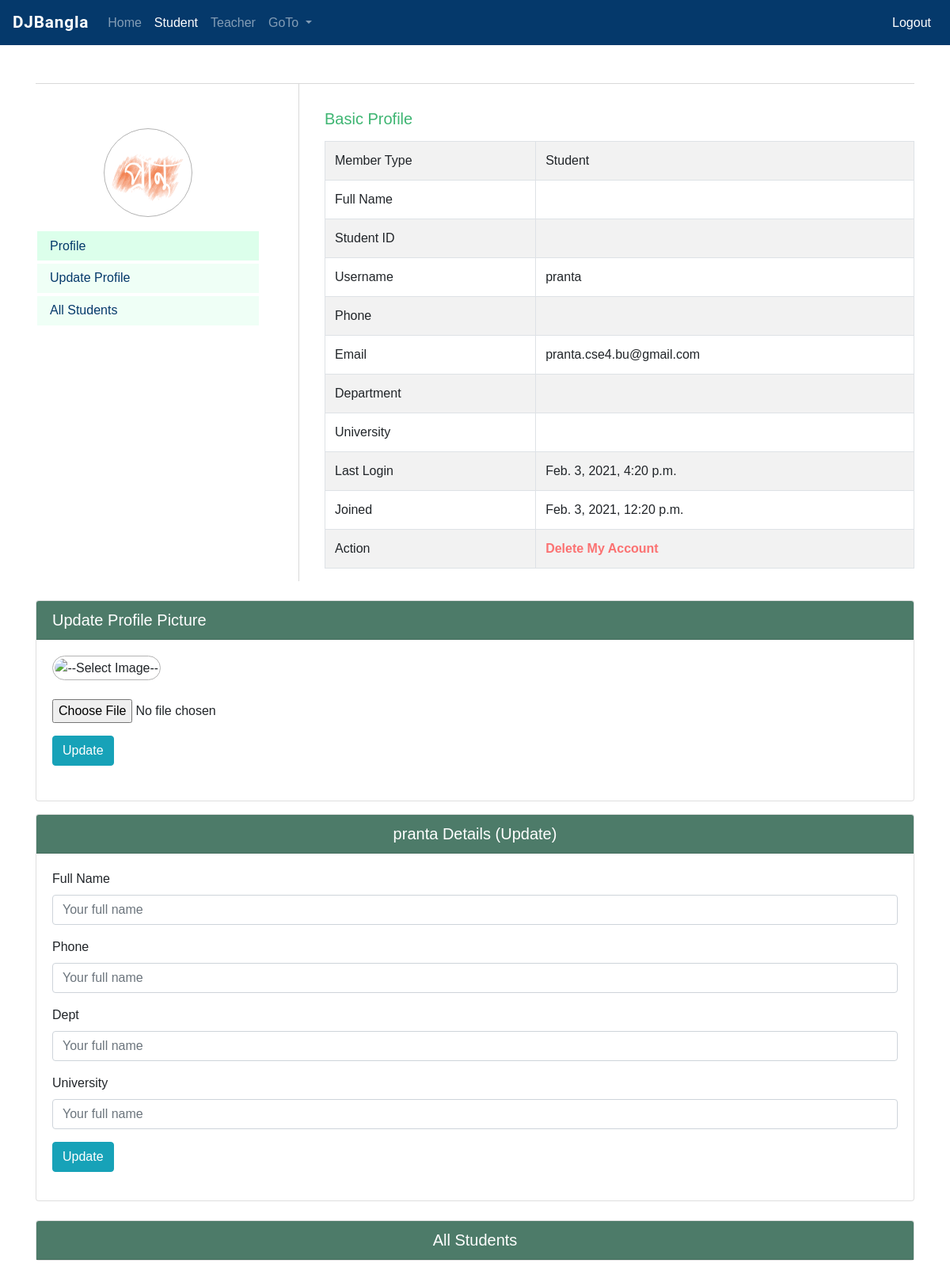
The page /multiauth/student/ (signed in) on the database as committed earlier.
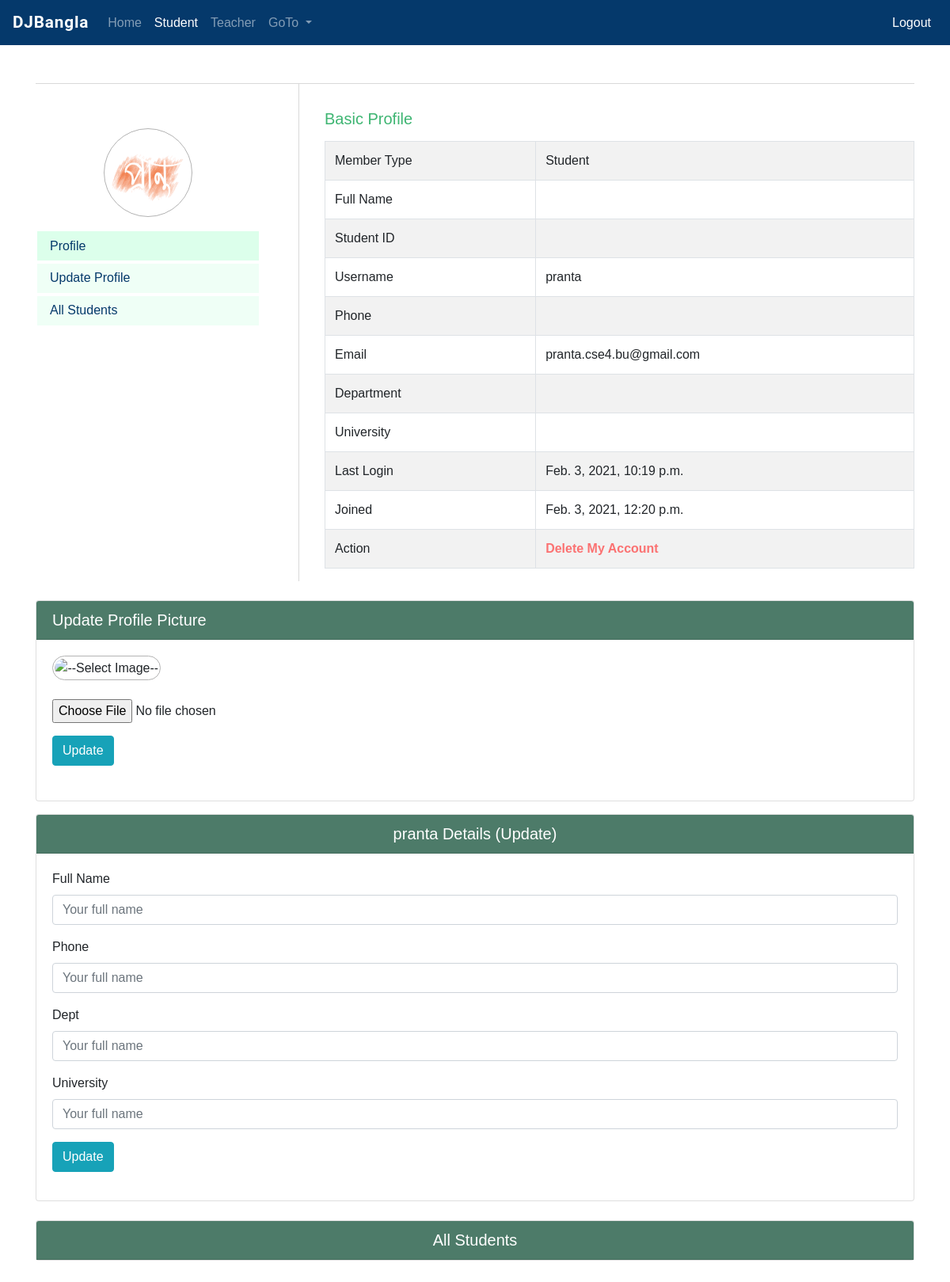
The same page on the database as committed later.
### multiauth/models.py (models this page shows)
class User(AbstractUser):
    is_student = models.BooleanField(default=False)
    is_teacher = models.BooleanField(default=False)

### multiauth/decorators.py (the view)
    def wrapper(request, *args, **kwargs):
        user = request.user
        if True == user.is_superuser:
            return function(request, *args, **kwargs)
        elif True != user.is_student:
            return redirect('no_access')
        else:
            return function(request, *args, **kwargs)

### multiauth/views.py (called while the page is built)
@login_required(login_url='multiauth_login')
@student_required
def multiauth_student(request):
    user = request.user
    allstudents = User.objects.filter(is_student=True)
    profilepictures = UserProfileImage.objects.all()
    profile = UserProfileImage.objects.filter(user=user)
    diction = {'user':user, 'allstudents':allstudents, 'profilepictures':profilepictures}
    if profile:
        profile = UserProfileImage.objects.get(user=user)
        diction = {'user':user, 'profile':profile, 'allstudents':allstudents, 'profilepictures':profilepictures}
    return render(request, 'multiauth/student.html', context=diction)

### templates/multiauth/student.html (shortened to what the changed rows need)
{% extends 'multiauth/base.html' %}
{% load static %}
{% block body %}
<div class="container">
    <div class="profilepage">
        <div class="profileside">
            <div class="profiledetails">
                <table class="table table-striped table-bordered">
                    <tr>
                        <td>Username</td>
                        <td>{{user.username}}</td>
                    </tr>
                    <tr>
                        <td>Email</td>
                        <td>{{user.email}}</td>
                    </tr>
                    <tr>
                        <td>Last Login </td>
                        <td>{{user.last_login}}</td>
                    </tr>
                    <tr>
                        <td>Joined</td>
                        <td>{{user.date_joined}}</td>
                    </tr>
                </table>
            </div>
        </div>
    </div>
</div>
<br>
<div class="container">
    <div class="id_my_details">
        <div class="card">
            <div class="card-header mycardheader">
                <h5 class="text-center">{{ user.username }} Details (Update)</h5>
            </div>
        </div>
    </div>
</div>
    <br><br>
{% endblock body %}

Rows that differ between the two databases and show on the page:
changed User "pranta": last_login "Feb. 3, 2021, 4:20 p.m." → "Feb. 3, 2021, 10:19 p.m."
